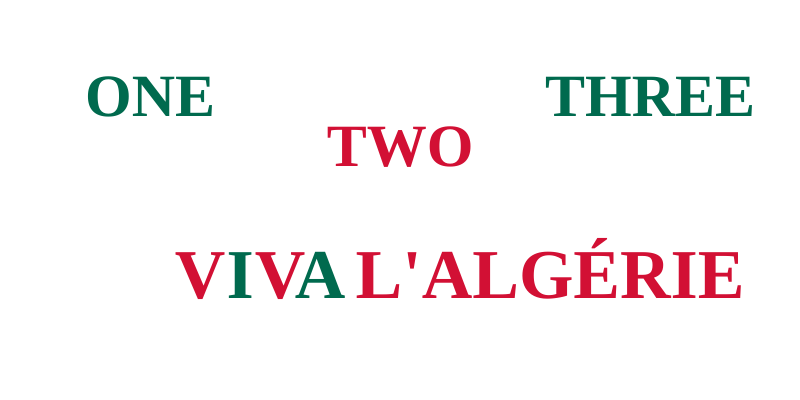
Frame 1 (no input)
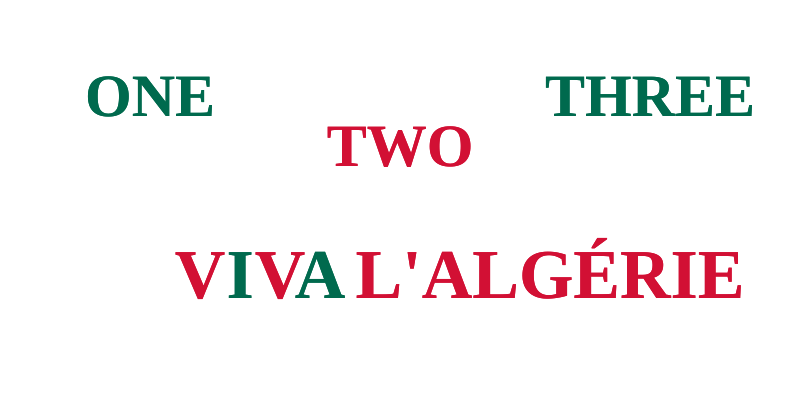
Frame 2 (the mouse pressed at the canvas centre, redrawn once)

The p5.js sketch that drew these frames (run headless with seeded random() and noise() and a simulated clock; the mouse was pressed at the canvas centre and the sketch redrawn once):

// p5.js sketch
// ── sketch.js
function setup() {
  createCanvas(800, 400);
  background(255); // White background
  noLoop();
}

function draw() {
  // colors
  let green = color(0, 106, 78);
  let red = color(210, 16, 52);
  
  // style font settings
  textFont('Impact'); // style font
  textSize(60);
  textAlign(CENTER, CENTER);
  textStyle(BOLD);
  
  // "ONE TWO THREE" - 
  fill(green);
  text("ONE", 150, 100);
  
  fill(red);
  text("TWO", 400, 150); // 
  
  fill(green);
  text("THREE", 650, 100);
  
  // "VIVA L'ALGÉRIE" 
  textSize(70);
  fill(red);
  text("V", 200, 280);
  fill(green);
  text("I", 240, 280);
  fill(red);
  text("V", 280, 280);
  fill(green);
  text("A", 320, 280);
  
  fill(red);
  text("L'ALGÉRIE", 550, 280);
    
}
